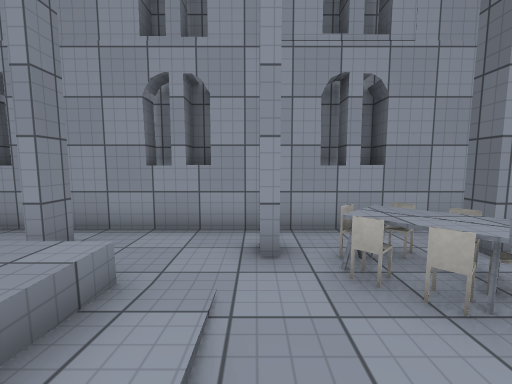
view 1 (above)

16 first-person views from a walk through a 3-D level made in the Unity game engine. The camera is 1.4 m above the floor, tilts 6° down and sees 90° across. The floor is counted in squares, 1 m on a side. Each view is taken from the middle of a square. On the plan, view 1 faces up. The plan holds only what a view shows up to about 13 squares ahead; the rest is blank. Surface patterns are stand-ins for the level's own textures.

view 2
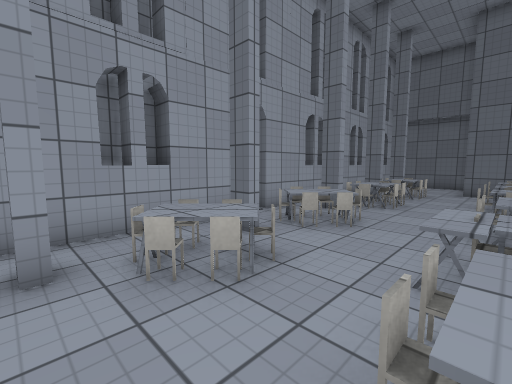

view 3
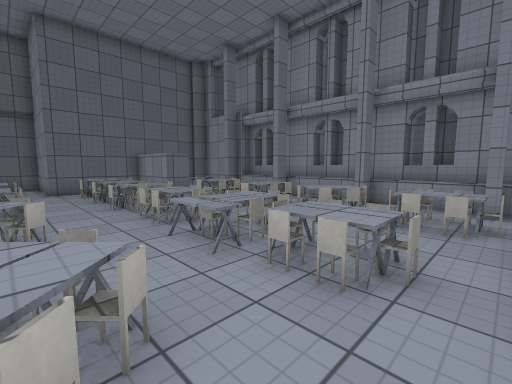

view 4
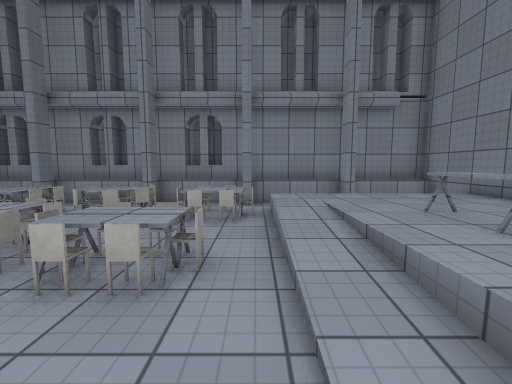

view 5
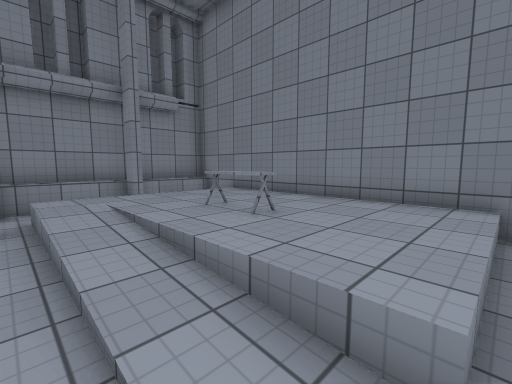

view 6
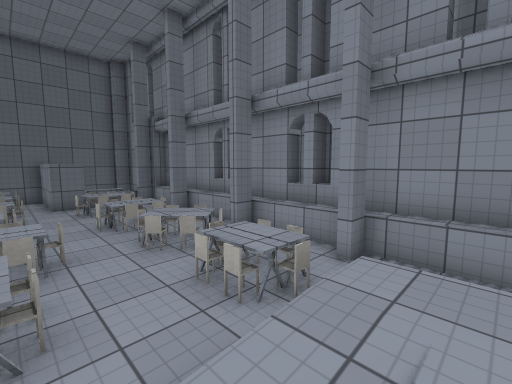

view 7
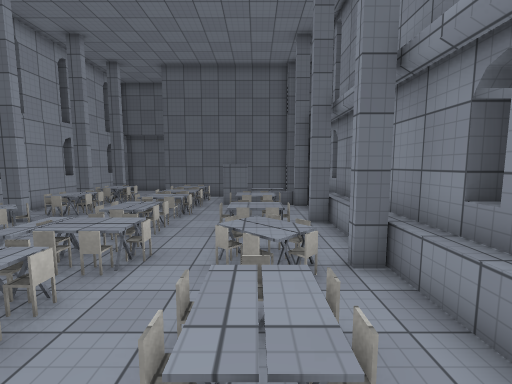

view 8
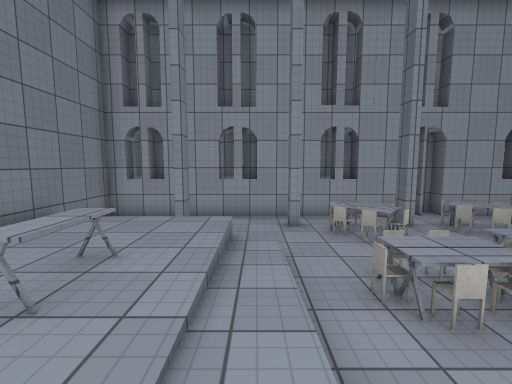

view 9
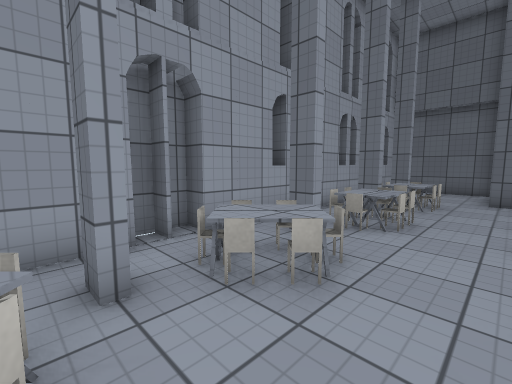

view 10
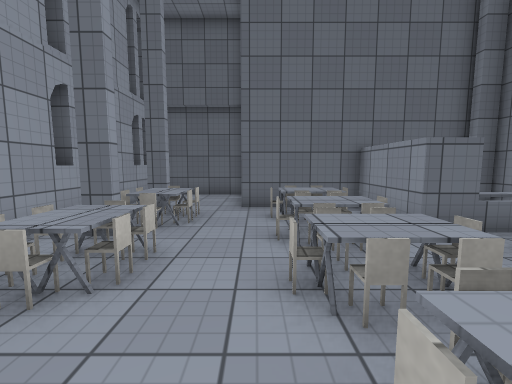

view 11
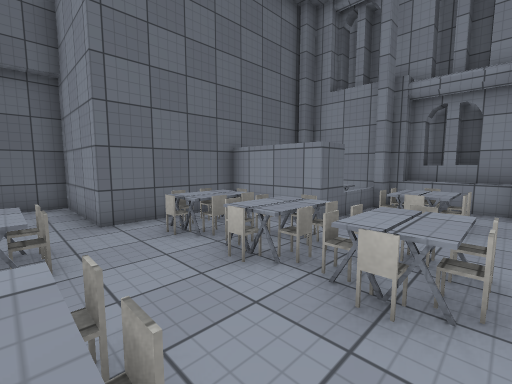

view 12
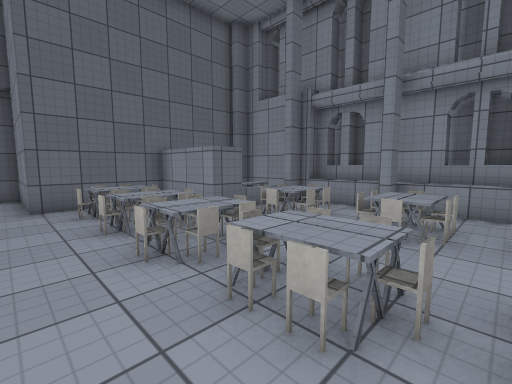

view 13
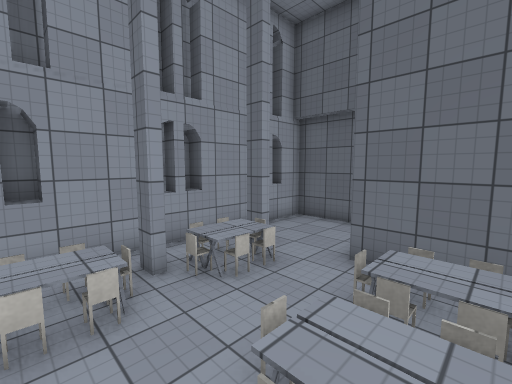

view 14
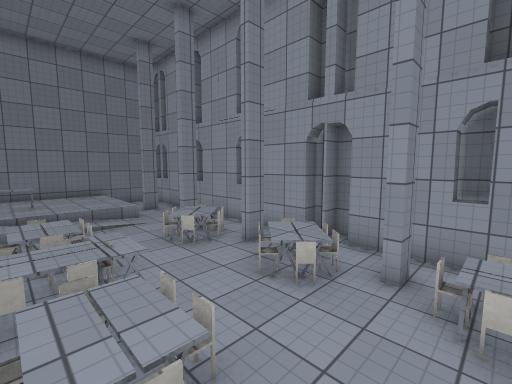

view 15
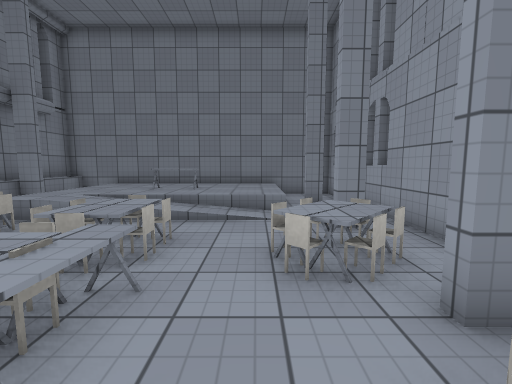

view 16
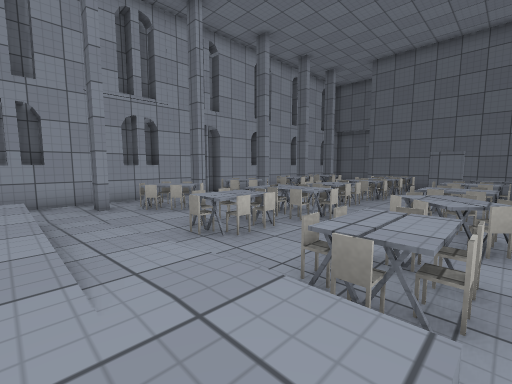

### Floor plan
Key: @ floor where view 1 was taken; # wall or solid block; . main floor; : floor 0.5 m higher than the main floor; / step, stairs or slope; = window, fence, low wall or low ledge; ^ raised ledge; O other object.
Columns run from 7 left of view 1 to 18 right of it. Each row starts with its distance up from view 1.
  6 ##########################
  5 #....................  ..#
  4 #...#...OO.#OO..OO#OO#...#
  3 #/////..OOO.OOO.OO.OO....#
  2 #:::::...O...............#
  1 #:::::/....O..........####
  0 #::O::/@OOOOOOO///O.O##
 -1 #::OO:/.OOOOOOOO//O.O##
 -2 #::O:::....O..../.##=#
 -3 #::::::.O..O......####
 -4 #::::::OOOOOOOO.O.=O #
 -5 #//////.OOOO..O OO=O #
 -6 #   #..#=.=#..##.=#  #
 -7 #############^#######
 -8             ####

Where each view was taken, in squares from view 1:
view 1: 0 up, 0 right, facing up
view 2: 0 up, 0 right, facing up-right
view 3: 3 up, 0 right, facing down-right
view 4: 3 up, 0 right, facing down
view 5: 3 up, 0 right, facing down-left
view 6: 1 down, 2 left, facing down-right
view 7: 4 down, 1 left, facing right
view 8: 4 down, 1 left, facing up
view 9: 1 up, 3 right, facing up-right
view 10: 1 up, 6 right, facing right
view 11: 3 up, 8 right, facing down-right
view 12: 2 up, 5 right, facing down-right
view 13: 1 down, 9 right, facing up-right
view 14: 1 down, 9 right, facing up-left
view 15: 2 up, 6 right, facing left
view 16: 5 down, 2 left, facing up-right
